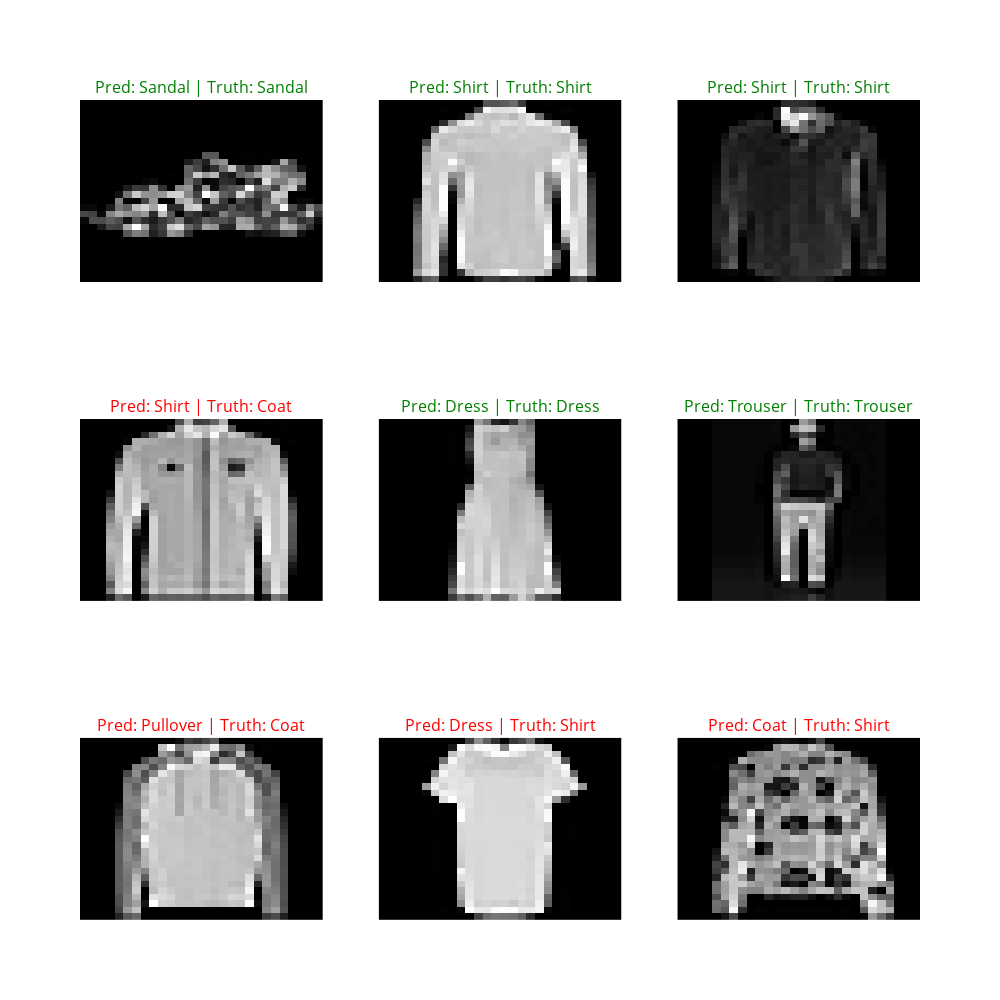

The notebook cell this image was saved under:
### Code cell
# Plot predictions

plt.figure(figsize=(9, 9))
nrows = 3
ncols = 3
figure = make_subplots(rows=nrows, cols=ncols, subplot_titles=["title"] * nrows * ncols)
for i, sample in enumerate(test_samples):
  row = (i // ncols) + 1
  col=(i % ncols) + 1

  # Plot the target image
  # figure.add_trace(row=row, col=col, trace=go.Heatmap(z=sample.squeeze(), colorscale="gray_r", showscale=False))
  figure.add_trace(row=row, col=col, trace=go.Heatmap(z=sample.squeeze(), colorscale="gray", showscale=False))

  # Find the prediction (in text form, e.g "Sandal")
  pred_label = class_names[pred_classes[i]]

  # Get the truth label (in text form) 
  truth_label = class_names[test_labels[i]]

  # Create a title for the plot
  title_text = f"Pred: {pred_label} | Truth: {truth_label}"

  # Check for equality between pred and truth and change color of title text
  # figure.layout.annotations[i].text = title_text

  if pred_label == truth_label:
    figure.layout.annotations[i].text = f"<span style=\"color:green;\">{title_text}</span>"
  else:
    figure.layout.annotations[i].text = f"<span style=\"color:red;\">{title_text}</span>"

figure.update_xaxes(visible=False)
figure.update_yaxes(visible=False, autorange="reversed")
figure.update_layout(height=1000, width=1000)
figure.show()

### Figure 1 — Plotly figure (JSON) as saved in the notebook; plotly's stock layout.template omitted (floating-point values rounded to 4 significant figures; data arrays with more than 128 entries replaced by an {"elided": "..."} marker saying what was removed)
{"data": [{"colorscale": [[0, "rgb(0, 0, 0)"], [0.09091, "rgb(16, 16, 16)"], [0.1818, "rgb(38, 38, 38)"], [0.2727, "rgb(59, 59, 59)"], [0.3636, "rgb(81, 80, 80)"], [0.4545, "rgb(102, 101, 101)"], [0.5455, "rgb(124, 123, 122)"], [0.6364, "rgb(146, 146, 145)"], [0.7273, "rgb(171, 171, 170)"], [0.8182, "rgb(197, 197, 195)"], [0.9091, "rgb(224, 224, 223)"], [1, "rgb(254, 254, 253)"]], "showscale": false, "type": "heatmap", "xaxis": "x", "yaxis": "y", "z": {"elided": "28x28 float values"}}, {"colorscale": [[0, "rgb(0, 0, 0)"], [0.09091, "rgb(16, 16, 16)"], [0.1818, "rgb(38, 38, 38)"], [0.2727, "rgb(59, 59, 59)"], [0.3636, "rgb(81, 80, 80)"], [0.4545, "rgb(102, 101, 101)"], [0.5455, "rgb(124, 123, 122)"], [0.6364, "rgb(146, 146, 145)"], [0.7273, "rgb(171, 171, 170)"], [0.8182, "rgb(197, 197, 195)"], [0.9091, "rgb(224, 224, 223)"], [1, "rgb(254, 254, 253)"]], "showscale": false, "type": "heatmap", "xaxis": "x2", "yaxis": "y2", "z": {"elided": "28x28 float values"}}, {"colorscale": [[0, "rgb(0, 0, 0)"], [0.09091, "rgb(16, 16, 16)"], [0.1818, "rgb(38, 38, 38)"], [0.2727, "rgb(59, 59, 59)"], [0.3636, "rgb(81, 80, 80)"], [0.4545, "rgb(102, 101, 101)"], [0.5455, "rgb(124, 123, 122)"], [0.6364, "rgb(146, 146, 145)"], [0.7273, "rgb(171, 171, 170)"], [0.8182, "rgb(197, 197, 195)"], [0.9091, "rgb(224, 224, 223)"], [1, "rgb(254, 254, 253)"]], "showscale": false, "type": "heatmap", "xaxis": "x3", "yaxis": "y3", "z": {"elided": "28x28 float values"}}, {"colorscale": [[0, "rgb(0, 0, 0)"], [0.09091, "rgb(16, 16, 16)"], [0.1818, "rgb(38, 38, 38)"], [0.2727, "rgb(59, 59, 59)"], [0.3636, "rgb(81, 80, 80)"], [0.4545, "rgb(102, 101, 101)"], [0.5455, "rgb(124, 123, 122)"], [0.6364, "rgb(146, 146, 145)"], [0.7273, "rgb(171, 171, 170)"], [0.8182, "rgb(197, 197, 195)"], [0.9091, "rgb(224, 224, 223)"], [1, "rgb(254, 254, 253)"]], "showscale": false, "type": "heatmap", "xaxis": "x4", "yaxis": "y4", "z": {"elided": "28x28 float values"}}, {"colorscale": [[0, "rgb(0, 0, 0)"], [0.09091, "rgb(16, 16, 16)"], [0.1818, "rgb(38, 38, 38)"], [0.2727, "rgb(59, 59, 59)"], [0.3636, "rgb(81, 80, 80)"], [0.4545, "rgb(102, 101, 101)"], [0.5455, "rgb(124, 123, 122)"], [0.6364, "rgb(146, 146, 145)"], [0.7273, "rgb(171, 171, 170)"], [0.8182, "rgb(197, 197, 195)"], [0.9091, "rgb(224, 224, 223)"], [1, "rgb(254, 254, 253)"]], "showscale": false, "type": "heatmap", "xaxis": "x5", "yaxis": "y5", "z": {"elided": "28x28 float values"}}, {"colorscale": [[0, "rgb(0, 0, 0)"], [0.09091, "rgb(16, 16, 16)"], [0.1818, "rgb(38, 38, 38)"], [0.2727, "rgb(59, 59, 59)"], [0.3636, "rgb(81, 80, 80)"], [0.4545, "rgb(102, 101, 101)"], [0.5455, "rgb(124, 123, 122)"], [0.6364, "rgb(146, 146, 145)"], [0.7273, "rgb(171, 171, 170)"], [0.8182, "rgb(197, 197, 195)"], [0.9091, "rgb(224, 224, 223)"], [1, "rgb(254, 254, 253)"]], "showscale": false, "type": "heatmap", "xaxis": "x6", "yaxis": "y6", "z": {"elided": "28x28 float values"}}, {"colorscale": [[0, "rgb(0, 0, 0)"], [0.09091, "rgb(16, 16, 16)"], [0.1818, "rgb(38, 38, 38)"], [0.2727, "rgb(59, 59, 59)"], [0.3636, "rgb(81, 80, 80)"], [0.4545, "rgb(102, 101, 101)"], [0.5455, "rgb(124, 123, 122)"], [0.6364, "rgb(146, 146, 145)"], [0.7273, "rgb(171, 171, 170)"], [0.8182, "rgb(197, 197, 195)"], [0.9091, "rgb(224, 224, 223)"], [1, "rgb(254, 254, 253)"]], "showscale": false, "type": "heatmap", "xaxis": "x7", "yaxis": "y7", "z": {"elided": "28x28 float values"}}, {"colorscale": [[0, "rgb(0, 0, 0)"], [0.09091, "rgb(16, 16, 16)"], [0.1818, "rgb(38, 38, 38)"], [0.2727, "rgb(59, 59, 59)"], [0.3636, "rgb(81, 80, 80)"], [0.4545, "rgb(102, 101, 101)"], [0.5455, "rgb(124, 123, 122)"], [0.6364, "rgb(146, 146, 145)"], [0.7273, "rgb(171, 171, 170)"], [0.8182, "rgb(197, 197, 195)"], [0.9091, "rgb(224, 224, 223)"], [1, "rgb(254, 254, 253)"]], "showscale": false, "type": "heatmap", "xaxis": "x8", "yaxis": "y8", "z": {"elided": "28x28 float values"}}, {"colorscale": [[0, "rgb(0, 0, 0)"], [0.09091, "rgb(16, 16, 16)"], [0.1818, "rgb(38, 38, 38)"], [0.2727, "rgb(59, 59, 59)"], [0.3636, "rgb(81, 80, 80)"], [0.4545, "rgb(102, 101, 101)"], [0.5455, "rgb(124, 123, 122)"], [0.6364, "rgb(146, 146, 145)"], [0.7273, "rgb(171, 171, 170)"], [0.8182, "rgb(197, 197, 195)"], [0.9091, "rgb(224, 224, 223)"], [1, "rgb(254, 254, 253)"]], "showscale": false, "type": "heatmap", "xaxis": "x9", "yaxis": "y9", "z": {"elided": "28x28 float values"}}], "layout": {"annotations": [{"font": {"size": 16}, "showarrow": false, "text": "<span style=\"color:green;\">Pred: Sandal | Truth: Sandal</span>", "x": 0.1444, "xanchor": "center", "xref": "paper", "y": 1, "yanchor": "bottom", "yref": "paper"}, {"font": {"size": 16}, "showarrow": false, "text": "<span style=\"color:green;\">Pred: Shirt | Truth: Shirt</span>", "x": 0.5, "xanchor": "center", "xref": "paper", "y": 1, "yanchor": "bottom", "yref": "paper"}, {"font": {"size": 16}, "showarrow": false, "text": "<span style=\"color:green;\">Pred: Shirt | Truth: Shirt</span>", "x": 0.8556, "xanchor": "center", "xref": "paper", "y": 1, "yanchor": "bottom", "yref": "paper"}, {"font": {"size": 16}, "showarrow": false, "text": "<span style=\"color:red;\">Pred: Shirt | Truth: Coat</span>", "x": 0.1444, "xanchor": "center", "xref": "paper", "y": 0.6111, "yanchor": "bottom", "yref": "paper"}, {"font": {"size": 16}, "showarrow": false, "text": "<span style=\"color:green;\">Pred: Dress | Truth: Dress</span>", "x": 0.5, "xanchor": "center", "xref": "paper", "y": 0.6111, "yanchor": "bottom", "yref": "paper"}, {"font": {"size": 16}, "showarrow": false, "text": "<span style=\"color:green;\">Pred: Trouser | Truth: Trouser</span>", "x": 0.8556, "xanchor": "center", "xref": "paper", "y": 0.6111, "yanchor": "bottom", "yref": "paper"}, {"font": {"size": 16}, "showarrow": false, "text": "<span style=\"color:red;\">Pred: Pullover | Truth: Coat</span>", "x": 0.1444, "xanchor": "center", "xref": "paper", "y": 0.2222, "yanchor": "bottom", "yref": "paper"}, {"font": {"size": 16}, "showarrow": false, "text": "<span style=\"color:red;\">Pred: Dress | Truth: Shirt</span>", "x": 0.5, "xanchor": "center", "xref": "paper", "y": 0.2222, "yanchor": "bottom", "yref": "paper"}, {"font": {"size": 16}, "showarrow": false, "text": "<span style=\"color:red;\">Pred: Coat | Truth: Shirt</span>", "x": 0.8556, "xanchor": "center", "xref": "paper", "y": 0.2222, "yanchor": "bottom", "yref": "paper"}], "height": 1000, "width": 1000, "xaxis": {"anchor": "y", "domain": [0, 0.2889], "visible": false}, "xaxis2": {"anchor": "y2", "domain": [0.3556, 0.6444], "visible": false}, "xaxis3": {"anchor": "y3", "domain": [0.7111, 1], "visible": false}, "xaxis4": {"anchor": "y4", "domain": [0, 0.2889], "visible": false}, "xaxis5": {"anchor": "y5", "domain": [0.3556, 0.6444], "visible": false}, "xaxis6": {"anchor": "y6", "domain": [0.7111, 1], "visible": false}, "xaxis7": {"anchor": "y7", "domain": [0, 0.2889], "visible": false}, "xaxis8": {"anchor": "y8", "domain": [0.3556, 0.6444], "visible": false}, "xaxis9": {"anchor": "y9", "domain": [0.7111, 1], "visible": false}, "yaxis": {"anchor": "x", "autorange": "reversed", "domain": [0.7778, 1], "visible": false}, "yaxis2": {"anchor": "x2", "autorange": "reversed", "domain": [0.7778, 1], "visible": false}, "yaxis3": {"anchor": "x3", "autorange": "reversed", "domain": [0.7778, 1], "visible": false}, "yaxis4": {"anchor": "x4", "autorange": "reversed", "domain": [0.3889, 0.6111], "visible": false}, "yaxis5": {"anchor": "x5", "autorange": "reversed", "domain": [0.3889, 0.6111], "visible": false}, "yaxis6": {"anchor": "x6", "autorange": "reversed", "domain": [0.3889, 0.6111], "visible": false}, "yaxis7": {"anchor": "x7", "autorange": "reversed", "domain": [0, 0.2222], "visible": false}, "yaxis8": {"anchor": "x8", "autorange": "reversed", "domain": [0, 0.2222], "visible": false}, "yaxis9": {"anchor": "x9", "autorange": "reversed", "domain": [0, 0.2222], "visible": false}}}
